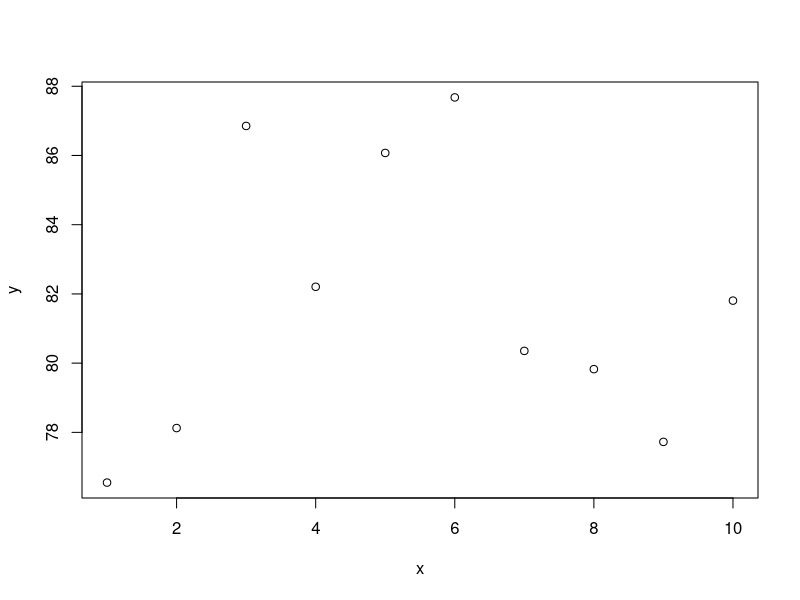

This chart was generated by the following R code:
# github ------

# Version Control ----

# Git is a distributed version control system.
# instead of saving heaps of files of the same thing over and over (v1, v2, v3) with small changes
# each time, use a version control system that keeps track of ONLY the changes each time.
# You move things from your 'Workspace' where you have heaps of files that you may not use all of,
# you move them to the 'Staging Area', and then to the 'Local repositary'.
# The 'Staging Area' contains JUST the files that you want to use, so you know which is the 'right' file.

# Aspects of github

# 1. 'Workspace' - files here are 'untracked'
# 2. 'Staging Area' - files here are 'staged'
# 3. 'Local Repositary' - files here are 'commited' or 'modidied' (post-committing)
#    (You can also have a 'Remote Repositary' which is where you host it eg. on github so someone can see it)

# In the terminal type:
# git config --global user.name "Tania M Kenyon"
# git config --global user.email "tania.kenyon@uqconnect.edu.au"

# Then create a New Project and make sure you tick 'Create a git repositery'
# Then save an R script (this one - 'github_repositaries') and then
# in the Git tab (next to History) it will show the R script and the status
# If the status is ?? it means the files are 'untracked'

x=seq(1, 10, len=10)
y=40*2 + rnorm(10,0,5)
plot(x,y)
summary(y)

# Now, say you are happy with your code, committ it.
# Select the file, the 'github_repositaries' and tick it, then click 'Commit'
# type in the comments what you have done, e.g 'This is the initial commit' or
# added analsis of x, y, z.

# ****A git repositary is a .git folder***
# So now we have a git repositary with a 'HEAD' and a branch - 'MASTER'

# So the R script just has the HEAD (latest), 
# but the git file has all of the history

# Commits are cheap - commit often!!

# Tagging commits:

# It changes your documents, your files, to hexcode.
# You can 'tag' a commit so that it has a proper name instead of a hex code.
# e.g. if you wanted to call it V1 when you have submitted a paper with 
# the current analysis.
# Go to the cog symbol in 'Git' tab, open 'Shell'.
# Type: git tag -a 'V.1' -m 'Version 1' 
# Replace 'V.1' with whatever (no spaces allowed)
# Replace 'Version 1' with whatever.

# OPTIONS

# 1. Checkout - moves the head back to a previous point and commits from then on in another direction (branch)
# 2. Reset - VERY VIOLENT. you know no-one has committed on top of what you've done and it 
# was silly and you want to delete it all.
# 3. Revert - Jumps back in time.

# 1. Checkout - 
# Go to shell and type: git checkout 4fe70
# Now the summary.R file doesn't exist and we are looking at an old version.
# Agree with RStudio to close that file.
# To get back to the future (the latest file) type: git checkout master
# OR go to the dropdown arrow in Git tab and click on master

# 2. Revert -
# If we want to reverse our changes.
# Type in shell the one you want to reverse
# Type git revert git revert be899 --no edit--
# *You can only revert back to one more in time*
#Revert is useful when you are collaborating with other people
